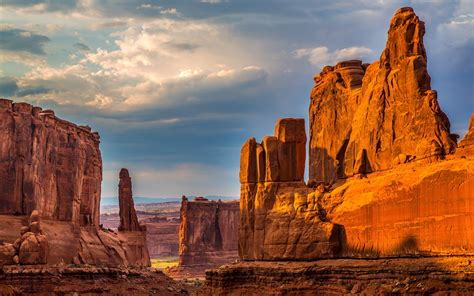
#> input picture examples/rock_canyon.jpg, 474 x 296 px
$ python driver.py
#> lines starting #> are read from the running program, lines starting #| are printed output that depends on the picture
### src/goph547lab00/arrays.py
import numpy as np

def square_ones(n):
    """Create an nxn array of ones.
    Parameters
    ----------
    n : int
    The size of the array.
    Returns
    -------
    numpy.ndarray, shape=(n,n)
    """
    return np.ones((n,n))

### examples/driver.py
from tkinter import Image

import numpy as np
import matplotlib.pyplot as plt
from PIL import Image
from goph547lab00.arrays import square_ones


def open_image():
    img = np.asarray(Image.open('rock_canyon.jpg'))
#> img is the input picture: shape (296, 474, 3); mean R, G, B 140.6, 100.4, 81.3
    print(f'image array: {img}')
#> (printed output is left out)

    plt.imshow(img)
    plt.show()
    # image array shape is shape=(296, 474, 3)
    img_gray = np.asarray(Image.open('rock_canyon.jpg').convert('L'))
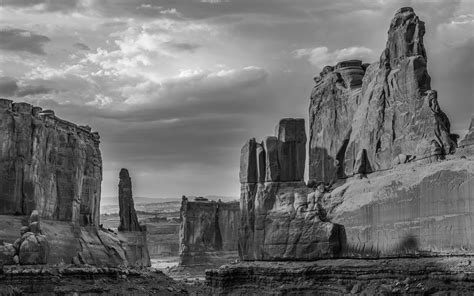
#> img_gray: shape (296, 474); min 3, max 250, mean 110.2
    plt.imshow(img_gray)
    plt.show()

    small_gray_scale = img_gray[150:250,100:150]
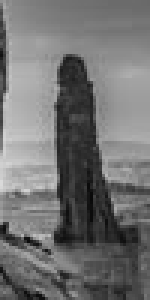
#> small_gray_scale: shape (100, 50) (shown 3 times larger); min 9, max 217, mean 114.1
    plt.imshow(small_gray_scale)
    plt.show()

    # plotting subplots with mean RGB

    ny, nx, _ = img.shape
#> ny = 296; nx = 474

    mean_R_x = np.mean(img[:, :, 0], axis=0)
#> mean_R_x = 474 values, max 188.6 at index 374, min 106.1 at index 253, mean 140.6
    mean_G_x = np.mean(img[:, :, 1], axis=0)
#> mean_G_x = 474 values, max 139.2 at index 103, min 67.85 at index 419, mean 100.4
    mean_B_x = np.mean(img[:, :, 2], axis=0)
#> mean_B_x = 474 values, max 133.3 at index 103, min 11.77 at index 403, mean 81.33
    mean_RGB_x = np.mean(img, axis=(0, 2))
#> mean_RGB_x = 474 values, max 141.7 at index 103, min 78.56 at index 419, mean 107.4

    mean_R_y = np.mean(img[:, :, 0], axis=1)
#> mean_R_y = 296 values, max 187.3 at index 71, min 64.37 at index 273, mean 140.6
    mean_G_y = np.mean(img[:, :, 1], axis=1)
#> mean_G_y = 296 values, max 161.2 at index 57, min 25.13 at index 274, mean 100.4
    mean_B_y = np.mean(img[:, :, 2], axis=1)
#> mean_B_y = 296 values, max 158.9 at index 0, min 14.89 at index 274, mean 81.33
    mean_RGB_y = np.mean(img, axis=(1, 2))
#> mean_RGB_y = 296 values, max 163 at index 57, min 35.16 at index 274, mean 107.4

    x = np.arange(nx)
#> x = 474 values from 0 to 473
    y = np.arange(ny)
#> y = 296 values from 0 to 295

    fig, axs = plt.subplots(1, 2, figsize=(12, 5))

    axs[0].plot(x, mean_R_x, color='red', label='Mean R')
    axs[0].plot(x, mean_G_x, color='green', label='Mean G')
    axs[0].plot(x, mean_B_x, color='blue', label='Mean B')
    axs[0].plot(x, mean_RGB_x, color='black', linewidth=2, label='Mean RGB')

    axs[0].set_xlabel('x-coordinate')
    axs[0].set_ylabel('Colour value')
    axs[0].set_title('Mean colour values vs x-coordinate')
    axs[0].legend()

    axs[1].plot(mean_R_y, y, color='red', label='Mean R')
    axs[1].plot(mean_G_y, y, color='green', label='Mean G')
    axs[1].plot(mean_B_y, y, color='blue', label='Mean B')
    axs[1].plot(mean_RGB_y, y, color='black', linewidth=2, label='Mean RGB')

    axs[1].set_xlabel('Colour value')
    axs[1].set_ylabel('y-coordinate')
    axs[1].set_title('Mean colour values vs y-coordinate')
    axs[1].invert_yaxis()
    axs[1].legend()

    plt.savefig('rock_canyon_RGB_summary.png')
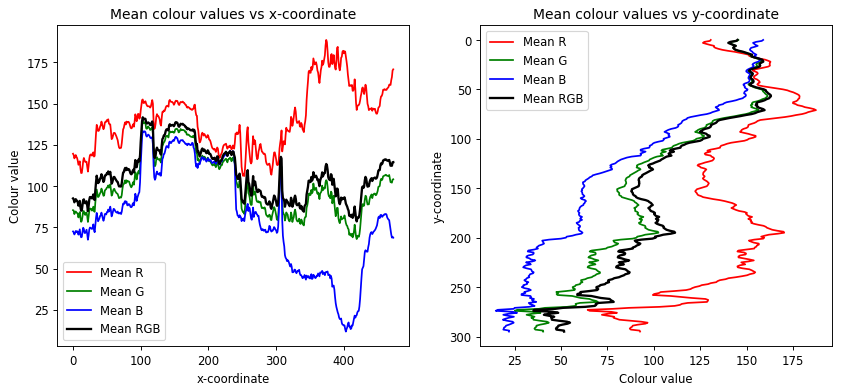
#> figure drawn by matplotlib, 2 panels; panel 1: curve peaks at x = 374, y = 188.6; panel 1: curve peaks at x = 103, y = 139.2; panel 1: curve peaks at x = 103, y = 133.3


def main():
    # test creating square array of ones
    A_np = np.ones((3,3))
    A = square_ones(3)

    array_1 = np.ones((3,5))
    array_2 = np.nan*np.ones((6,3))
    array_3 = np.arange(45,77,2).reshape(-1,1)
    sum_of_3 = np.sum(array_3)
    array_4 = np.array([[5,7,2],[1,-2,3],[4,4,4]])
    array_5 = np.identity(3)
    array_6 = array_4 * array_5
    dot_prod = np.dot(array_4, array_5)
    cross_prod = np.cross(array_4, array_5)


    print(f'A_np:\n{A_np}\n')
    print(f'A:\n{A}\n')
    print(f'array_1:\n{array_1}\n')
    print(f'array_2:\n{array_2}\n')
    print(f'array_3:\n{array_3}\n')
    print(f'sum_of_3:\n{sum_of_3}\n')
    print(f'array_4:\n{array_4}\n')
    print(f'array_5:\n{array_5}\n')
    print(f'array_6:\n{array_6}\n')
    print(f'dot_prod:\n{dot_prod}\n')
    print(f'cross_prod:\n{cross_prod}\n')

    open_image()

if __name__ == '__main__':
    main()
